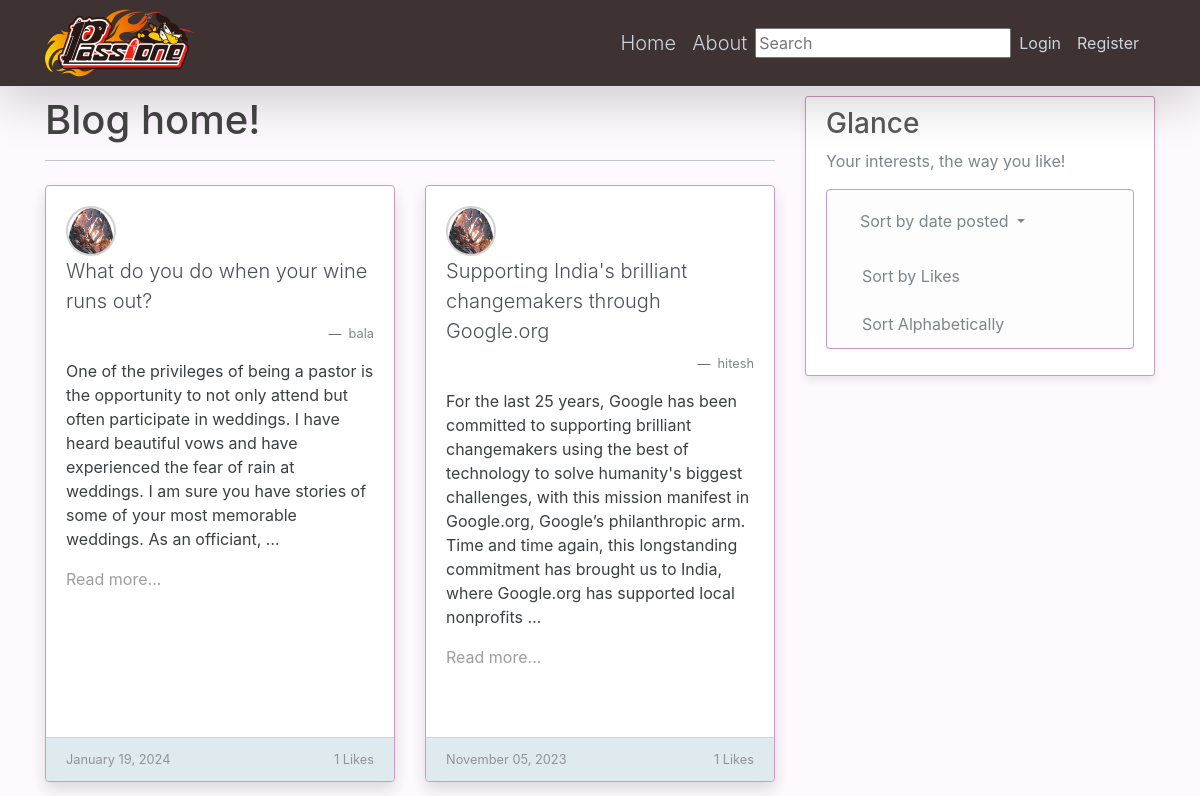
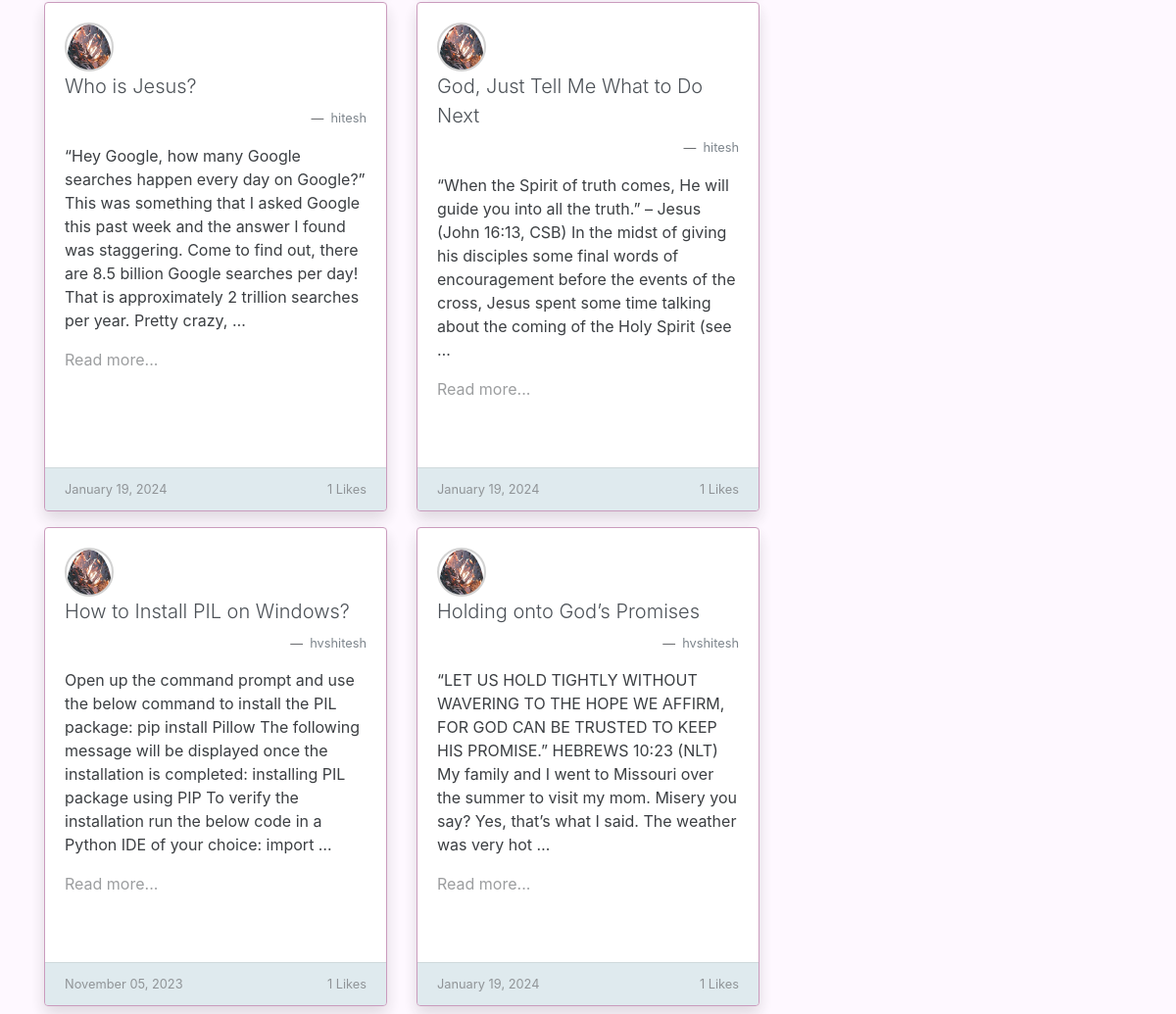
/?sort_by=likes, run on the app's committed database (2 pictures, top to bottom).
### blog/models.py (models this page shows, shortened)
class Post(models.Model):
	title = models.CharField(max_length=100)
	content = models.TextField()
	date_posted = models.DateTimeField(default=timezone.now)
	author = models.ForeignKey(User, on_delete=models.CASCADE)  #, a ForeignKey is a field used to create a many-to-one relationship between two models in a database.
	likes = models.ManyToManyField(User, related_name='liked_posts')
	category = models.ForeignKey(Category, on_delete=models.SET_NULL, null=True)

### user_authentication/models.py (models this page shows, shortened)
class Profile(models.Model):
	user = models.OneToOneField(User, on_delete=models.CASCADE)
	image = models.ImageField(default='default.jpg', upload_to='profile_pics')

### blog/views.py (the view)
# urls.py: path('', PostListView.as_view(), name = 'blog-home'),
class PostListView(ListView):
    model = Post
    template_name = 'blog/home.html'    #<app>/<model>_<viewtype>.html
    context_object_name = 'posts'
    ordering = ['-date_posted']   #orders the posts from oldest to newest, but if '-' then newest to oldest
    paginate_by = 8
    def get_context_data(self, **kwargs):
        context =super().get_context_data(**kwargs)
        if not self.object_list:
            context['posts'] = []
        sort_by = self.request.GET.get('sort_by', 'newest')
        if sort_by not in ['title', 'likes', 'newest', 'oldest']:
            sort_by = 'newest'
        if self.request.user.is_authenticated:
            user = self.request.user
            context['liked_posts'] = self.request,user.liked_posts.all()
        return context
    def get_queryset(self):
        sort_by = self.request.GET.get('sort_by','newest')
        if sort_by == 'title':
            return Post.objects.order_by('title')
        elif sort_by == 'likes' :
            return Post.objects.order_by('-likes')
        elif sort_by == 'newest':
            return Post.objects.order_by('-date_posted')
        elif sort_by == 'oldest':
            return Post.objects.order_by('date_posted')

### blog/templates/blog/home.html (shortened to what this page needs)
{% extends "blog/base.html" %}
{% block content %}
  <h1>Blog home!</h1>
<hr>
<div class="row g-4">
  {% for post in posts %}
    <div class="col-md-6 g-3 mb-4" style="width: auto;">
      <div class="card border-subtle h-100 mt-3 mb-3 shadow" style="border-color: #c38eb4;">
        <div class="card-body">
          <a class="card-title lead text-dark" href="{% url 'post-detail' post.id %}">
            <div class="icon-container"><img class="circular-icon" src="{{ post.author.profile.image.url }}"></div>
            {{ post.title }}
          </a>
          <figcaption class="blockquote-footer text-body-secondary text-right mt-2">
            <a class="text-muted" href="{% url 'user-posts' post.author.username %}">{{ post.author }}</a>
          </figcaption>
          <p class="card-text mt-3">{{ post.content|truncatewords:50 }}</p>
          <p style="opacity: 50%;">Read more...</p>
        </div>
        <div class="card-footer d-flex justify-content-between" style="background-color: #cddee5; opacity: 0.7;">
          <small class="text-body-secondary">{{ post.date_posted|date:"F d, Y" }}</small>
          <small class="text-body-secondary">{{ post.likes.count }} Likes</small>
        </div>
      </div>
    </div>
    {% if forloop.counter|divisibleby:2 and not forloop.last %}
      </div><div class="row g-4">
    {% endif %}
  {% endfor %}
</div>
{% endblock content %}

### blog/static/blog/main.css (style rules this page uses)
h1, h2, h3, h4, h5, h6 { color: #444444; }

### blog/templates/blog/base.html (style rules this page uses)
body { background-color: #fef8ff; background-image: url('/media/background.png'); background-repeat: no-repeat; background-attachment: fixed; }
.card { box-shadow: 0 4px 8px rgba(0, 0, 0, 0.1); transition: box-shadow 0.3s ease; }
hr { height: 1px; color: #123455; background-color: #123455; border: none; }

### blog/templates/blog/home.html (style rules this page uses)
.border-subtle { border: 1px solid #c38eb4; transition: transform 0.3s, box-shadow 0.3s; }
.card { opacity: 88%; }
.icon-container { width: 50px; height: 50px; overflow: hidden; border-radius: 50%; border: 2px solid #ccc; }
.circular-icon { width: 100%; height: auto; border-radius: 50%; }

### data on the page
Post: author.profile.image (placeholder picture), title "What do you do when your wine runs out?", author "bala", content "One of the privileges of being a pastor is the opportunity to not only attend but often participate in weddings. I have heard beautiful vows and have experienced the fear of rain at weddings. I am sure you have stories of some of your most memorable weddings. As an officiant, …", date_posted "January 19, 2024", likes.count "1"
Post: author.profile.image (placeholder picture), title "Supporting India's brilliant changemakers through Google.org", author "hitesh", content "For the last 25 years, Google has been committed to supporting brilliant changemakers using the best of technology to solve humanity's biggest challenges, with this mission manifest in Google.org, Google’s philanthropic arm. Time and time again, this longstanding commitment has brought us to India, where Google.org has supported local nonprofits …", date_posted "November 05, 2023", likes.count "1"
Post: author.profile.image (placeholder picture), title "Who is Jesus?", author "hitesh", content "“Hey Google, how many Google searches happen every day on Google?” This was something that I asked Google this past week and the answer I found was staggering. Come to find out, there are 8.5 billion Google searches per day! That is approximately 2 trillion searches per year. Pretty crazy, …", date_posted "January 19, 2024", likes.count "1"
Post: author.profile.image (placeholder picture), title "God, Just Tell Me What to Do Next", author "hitesh", content "“When the Spirit of truth comes, He will guide you into all the truth.” – Jesus (John 16:13, CSB) In the midst of giving his disciples some final words of encouragement before the events of the cross, Jesus spent some time talking about the coming of the Holy Spirit (see …", date_posted "January 19, 2024", likes.count "1"
Post: author.profile.image (placeholder picture), title "How to Install PIL on Windows?", author "hvshitesh", content "Open up the command prompt and use the below command to install the PIL package: pip install Pillow The following message will be displayed once the installation is completed: installing PIL package using PIP To verify the installation run the below code in a Python IDE of your choice: import …", date_posted "November 05, 2023", likes.count "1"
Post: author.profile.image (placeholder picture), title "Holding onto God’s Promises", author "hvshitesh", content "“LET US HOLD TIGHTLY WITHOUT WAVERING TO THE HOPE WE AFFIRM, FOR GOD CAN BE TRUSTED TO KEEP HIS PROMISE.” HEBREWS 10:23 (NLT) My family and I went to Missouri over the summer to visit my mom. Misery you say? Yes, that’s what I said. The weather was very hot …", date_posted "January 19, 2024", likes.count "1"
